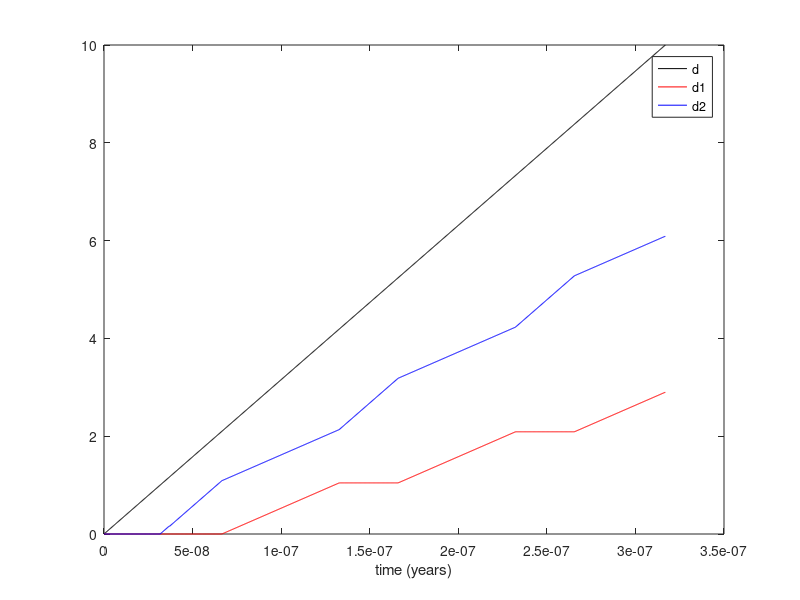

The MATLAB script that drew this image:
function fault_system_epsilon2_viscous_dimensions()
% Calculates displacements along 2 nearly parallel fault strands
% given some idealized assumptions:
% stress ~ sigma_xy + epsilon(t)
% fault1 ~ yield stress tau0, angle ~ 0 + epsilon1
% fault2 ~ yield stress tau0, angle ~ 0 + epsilon2
% Instead of changes directly to sigma_xy, below implements changes to
% principal stress angle as the perturbation
% yield criterion sigma_xy >= tau0
% System driven by applied constant velocity
% Stress is calculated elastically
% Written by VCT
    close all;
    % Original values
    tau0 = 1;
    v = 1;
    mu = 1;
    H = 1;
    dt = 0.01;
    t = [0:dt:10];
    
    % Dimensionalized values
    siay = 60 * 60 * 24 * 365.25; % seconds in a year
    % tau0 = 10e6; % critical switching stress (Pa)
    % v = 0.05 / siay; % reference velocity (m/s) - 50 mm/yr
    % mu = 3e10; % shear modulus (Pa)
    % H = 50e3; % length scale (km)
    % t = [0:1:1e4]; % (years!)
    % t = siay * t;
    
    epsilon1 = 0.05;
    epsilon2 = 0.0;
    ps_angle = 0.1 * cos(2 * t); 
    [d_total_plastic, d_1_plastic, d_2_plastic] = euler_integrate(t, v, [0, 0, 0], epsilon1, epsilon2, tau0, ps_angle, mu, H);
    [d_total_viscous, d_1_viscous, d_2_viscous] = euler_integrate_viscous(t, v, [0, 0, 0], epsilon1, epsilon2, tau0, ps_angle, mu, H);
    
    figure;
    hold on;
    plot(t/siay, d_total_plastic, "-k")
    plot(t/siay, d_1_plastic, "-r")
    plot(t/siay, d_2_plastic, "-b")
    % plot(t, d_total_viscous, "--k")
    % plot(t, d_1_viscous, "--r")
    % plot(t, d_2_viscous, "--b")
    xlabel("time (years)");
    box on;
    legend("d", "d1", "d2");
end


function [d, d1, d2] = euler_integrate(t, v, ics, epsilon1, epsilon2, tau0, ps_angle, mu, H)
    dt = t(2) - t(1);
    d = v * t;
    d1 = zeros(size(t));
    d2 = zeros(size(t));
            
    for i=2:length(t)
        sigma_xy = mu / H * (d(i-1) - d1(i-1) - d2(i-1));

        % Victor's new lines from late October
        sigma_shear1(i) = 0.1*cos(2*t(i-1))*sin(2*epsilon1)+sigma_xy*cos(2*epsilon1);
        sigma_shear2(i) = 0.1*cos(2*t(i-1))*sin(2*epsilon2)+sigma_xy*cos(2*epsilon2);
        % sigma_shear1(i) = 6e3*cos(2*t(i-1))*sin(2*epsilon1)+sigma_xy*cos(2*epsilon1);
        % sigma_shear2(i) = 6e3*cos(2*t(i-1))*sin(2*epsilon2)+sigma_xy*cos(2*epsilon2);
        % sigma_shear1(i) = 2e7 * cos(2 * t(i-1)) * sin(2 * epsilon1) + sigma_xy * cos(2 * epsilon1);
        % sigma_shear2(i) = 2e5 * cos(2 * t(i-1)) * sin(2 * epsilon2) + sigma_xy * cos(2 * epsilon2);
        
        disp([sigma_shear1(i) / tau0, sigma_shear2(i) / tau0])
        
        if sigma_shear1(i) >= tau0 && sigma_shear2(i) < tau0
            % increment fault 1
            % disp("Case 1")
            d1(i) = d1(i-1) + v * dt;
            d2(i) = d2(i-1);
        elseif sigma_shear1(i) < tau0 && sigma_shear2(i) >= tau0
            % increment fault 2
            % disp("Case 2")
            d1(i) = d1(i-1);
            d2(i) = d2(i-1) + v * dt;
        elseif sigma_shear1(i) < tau0 && sigma_shear2(i) < tau0
            % neither fault incremented
            % disp("Case 3")
            d1(i) = d1(i-1);
            d2(i) = d2(i-1);
        else
            % split the increment with a 50% rule
            % disp("Case 4")
            d1(i) = d1(i-1) + 0.5 * v * dt;
            d2(i) = d2(i-1) + 0.5 * v * dt;
        end
    end
end


function [d, d1, d2] = euler_integrate_viscous(t, v, ics, epsilon1, epsilon2, tau0, ps_angle, mu, H)
    dt = t(2) - t(1);
    d = v * t;
    d1 = zeros(size(t));
    d2 = zeros(size(t));
            
    for i=2:length(t)
        sigma_xy = mu / H * (d(i-1) - d1(i-1) - d2(i-1));

        % Victor's new lines from late October
        sigma_shear1(i) = 0.1*cos(2*t(i-1))*sin(2*epsilon1)+sigma_xy*cos(2*epsilon1);
        sigma_shear2(i) = 0.1*cos(2*t(i-1))*sin(2*epsilon2)+sigma_xy*cos(2*epsilon2);

        length_scale = 1;
        eta = 1;
        n = 0.001;
        v1 = sign(sigma_shear1(i))*(abs(sigma_shear1(i))^(1/n)) * length_scale / eta;
        v2 = sign(sigma_shear1(i))*(abs(sigma_shear2(i))^(1/n)) * length_scale / eta;
        vtotal = v1 + v2;
        % v1 = v1 / vtotal;
        % v2 = v2 / vtotal;
        d1(i) = d1(i-1) + v1 * dt;
        d2(i) = d2(i-1) + v2 * dt;
    end
end
